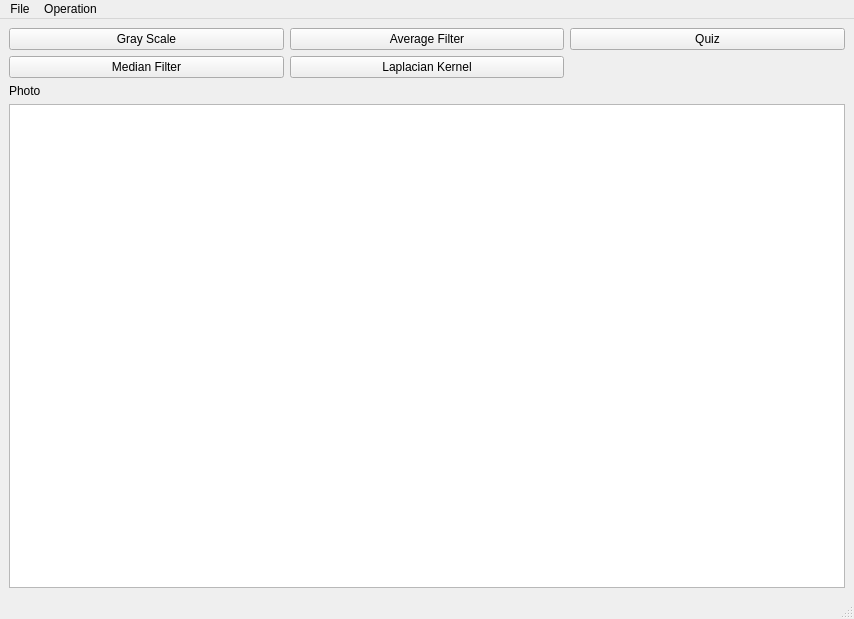
<?xml version="1.0" encoding="UTF-8"?>
<ui version="4.0">
 <class>MainWindow</class>
 <widget class="QMainWindow" name="MainWindow">
  <property name="geometry">
   <rect>
    <x>0</x>
    <y>0</y>
    <width>854</width>
    <height>619</height>
   </rect>
  </property>
  <property name="windowTitle">
   <string>Image Lab</string>
  </property>
  <property name="windowIcon">
   <iconset theme="QIcon::ThemeIcon::CameraPhoto"/>
  </property>
  <widget class="QWidget" name="centralwidget">
   <layout class="QGridLayout" name="gridLayout_2">
    <item row="0" column="0">
     <layout class="QGridLayout" name="gridLayout">
      <item row="2" column="1">
       <widget class="QPushButton" name="pushButton_averageFilter">
        <property name="text">
         <string>Average Filter</string>
        </property>
       </widget>
      </item>
      <item row="9" column="0">
       <widget class="QLabel" name="label">
        <property name="text">
         <string>Photo</string>
        </property>
       </widget>
      </item>
      <item row="2" column="0">
       <widget class="QPushButton" name="pushButton_grayScaleImage">
        <property name="text">
         <string>Gray Scale</string>
        </property>
       </widget>
      </item>
      <item row="6" column="0">
       <widget class="QPushButton" name="pushButton_medianFilter">
        <property name="text">
         <string>Median Filter</string>
        </property>
       </widget>
      </item>
      <item row="2" column="2">
       <widget class="QPushButton" name="pushButton_quiz">
        <property name="text">
         <string>Quiz</string>
        </property>
       </widget>
      </item>
      <item row="6" column="1">
       <widget class="QPushButton" name="pushButton_laplacianKernel">
        <property name="text">
         <string>Laplacian Kernel</string>
        </property>
       </widget>
      </item>
      <item row="11" column="0" colspan="3">
       <widget class="QGraphicsView" name="graphicsView"/>
      </item>
     </layout>
    </item>
   </layout>
  </widget>
  <widget class="QStatusBar" name="statusbar"/>
  <widget class="QMenuBar" name="menubar">
   <property name="geometry">
    <rect>
     <x>0</x>
     <y>0</y>
     <width>854</width>
     <height>25</height>
    </rect>
   </property>
   <widget class="QMenu" name="menuFile">
    <property name="title">
     <string>File</string>
    </property>
    <addaction name="actionOpen"/>
   </widget>
   <widget class="QMenu" name="menuIslem">
    <property name="title">
     <string>Operation</string>
    </property>
    <addaction name="action_redFilter"/>
    <addaction name="action_greenFilter"/>
    <addaction name="action_blueFilter"/>
   </widget>
   <addaction name="menuFile"/>
   <addaction name="menuIslem"/>
  </widget>
  <action name="actionDosya_A">
   <property name="text">
    <string>Dosya Aç</string>
   </property>
  </action>
  <action name="actionOkuma">
   <property name="text">
    <string>Okuma</string>
   </property>
  </action>
  <action name="actionOpen">
   <property name="text">
    <string>Open</string>
   </property>
  </action>
  <action name="action_redFilter">
   <property name="text">
    <string>Red</string>
   </property>
  </action>
  <action name="action_greenFilter">
   <property name="text">
    <string>Green</string>
   </property>
  </action>
  <action name="action_blueFilter">
   <property name="text">
    <string>Blue</string>
   </property>
  </action>
 </widget>
 <resources/>
 <connections/>
</ui>
